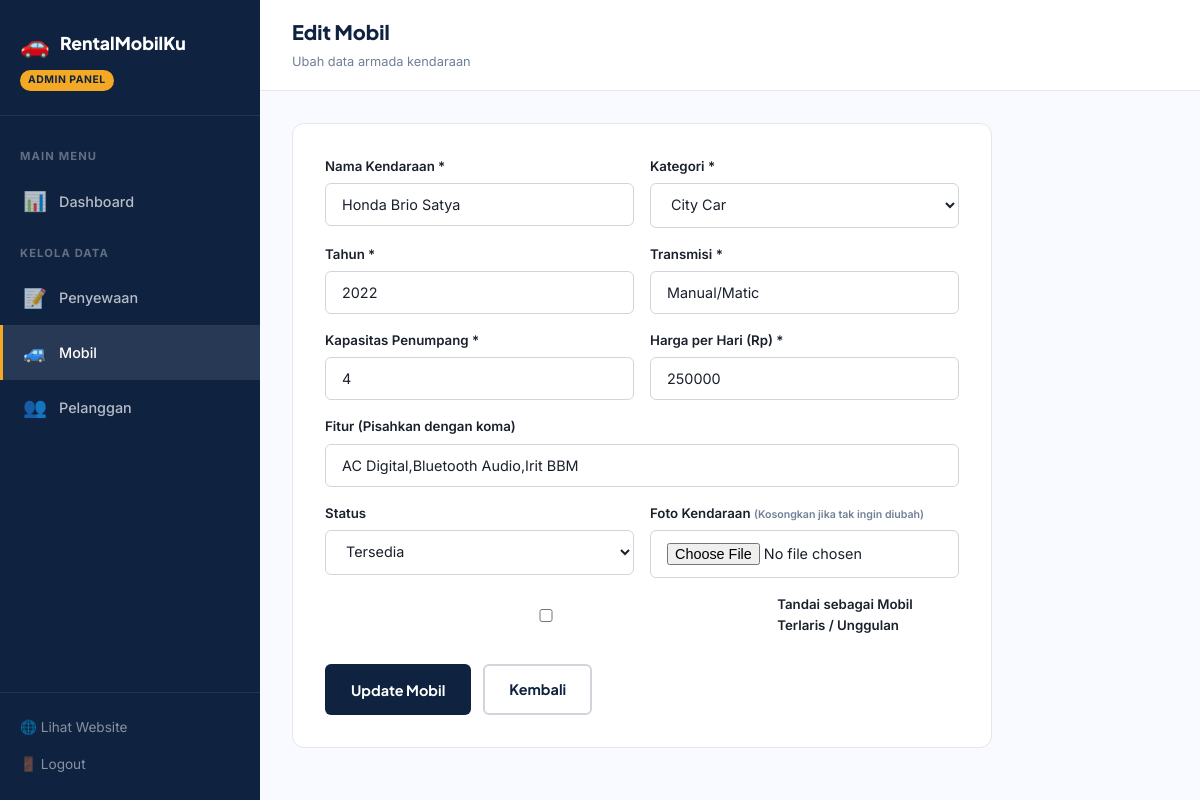
The page /mobiledit.php?id=1 (signed in) on the database its author committed.
### tables this page shows
CREATE TABLE IF NOT EXISTS `mobil` (
    `id` INT AUTO_INCREMENT PRIMARY KEY,
    `nama` VARCHAR(100) NOT NULL,
    `kategori` ENUM('city', 'mpv', 'suv', 'premium') NOT NULL,
    `tahun` YEAR NOT NULL,
    `transmisi` VARCHAR(50) NOT NULL,
    `kapasitas` INT NOT NULL DEFAULT 4,
    `fitur` TEXT,
    `harga_per_hari` INT NOT NULL,
    `emoji` VARCHAR(10) DEFAULT '🚗',
    `gambar` VARCHAR(255) DEFAULT NULL,
    `status` ENUM('tersedia', 'disewa', 'maintenance') DEFAULT 'tersedia',
    `is_featured` TINYINT(1) DEFAULT 0,
    `created_at` TIMESTAMP DEFAULT CURRENT_TIMESTAMP,
    `updated_at` TIMESTAMP DEFAULT CURRENT_TIMESTAMP ON UPDATE CURRENT_TIMESTAMP
);

### mobiledit.php (the view, shortened to what this page needs)
<?php
require_once '../config/koneksi.php';
$id = intval($_GET['id']);
$stmt = $conn->prepare("SELECT * FROM mobil WHERE id = ?");
$stmt->bind_param("i", $id);
$stmt->execute();
$mobil = $stmt->get_result()->fetch_assoc();
?>
<!DOCTYPE html>
<html lang="id">
<head>
    <link rel="stylesheet" href="assets/admin.css">
</head>
<body>
    <div class="admin-wrapper">
        <aside class="sidebar">
            <div class="sidebar-header">
                <a href="dashboard.php" class="sidebar-logo">
                    <span class="logo-emoji">🚗</span><span>RentalMobilKu</span>
                </a>
                <div class="sidebar-badge">ADMIN PANEL</div>
            </div>
            <nav class="sidebar-nav">
                <div class="nav-label">Main Menu</div>
                <a href="dashboard.php"><span class="nav-icon">📊</span> Dashboard</a>
                <div class="nav-label">Kelola Data</div>
                <a href="penyewaankelola.php"><span class="nav-icon">📝</span> Penyewaan</a>
                <a href="mobilkelola.php" class="active"><span class="nav-icon">🚙</span> Mobil</a>
                <a href="pelanggankelola.php"><span class="nav-icon">👥</span> Pelanggan</a>
            </nav>
            <div class="sidebar-footer">
                <a href="../" target="_blank">🌐 Lihat Website</a>
                <a href="logout.php">🚪 Logout</a>
            </div>
        </aside>
        <main class="main-content">
            <header class="topbar">
                <div class="topbar-left">
                    <div>
                        <h2 class="topbar-title">Edit Mobil</h2>
                        <span class="topbar-breadcrumb">Ubah data armada kendaraan</span>
                    </div>
                </div>
            </header>
            <div class="page-content">
                <div class="form-card">
                    <form action="" method="POST" enctype="multipart/form-data">
                        <div class="form-row">
                            <div class="form-group">
                                <label>Nama Kendaraan *</label>
                                <input type="text" name="nama" required value="<?php echo htmlspecialchars($mobil['nama']); ?>">
                            </div>
                            <div class="form-group">
                                <label>Kategori *</label>
                                <select name="kategori">
                                    <option value="city" <?php echo $mobil['kategori']=='city'?'selected':''; ?>>City Car</option>
                                </select>
                            </div>
                        </div>
                        <div class="form-row" style="margin-top:16px">
                            <div class="form-group">
                                <label>Tahun *</label>
                                <input type="number" name="tahun" required value="<?php echo htmlspecialchars($mobil['tahun']); ?>">
                            </div>
                            <div class="form-group">
                                <label>Transmisi *</label>
                                <input type="text" name="transmisi" required value="<?php echo htmlspecialchars($mobil['transmisi']); ?>">
                            </div>
                        </div>
                        <div class="form-row" style="margin-top:16px">
                            <div class="form-group">
                                <label>Kapasitas Penumpang *</label>
                                <input type="number" name="kapasitas" required value="<?php echo htmlspecialchars($mobil['kapasitas']); ?>">
                            </div>
                            <div class="form-group">
                                <label>Harga per Hari (Rp) *</label>
                                <input type="number" name="harga_per_hari" required value="<?php echo htmlspecialchars($mobil['harga_per_hari']); ?>">
                            </div>
                        </div>
                        <div class="form-group" style="margin-top:16px">
                            <label>Fitur (Pisahkan dengan koma)</label>
                            <input type="text" name="fitur" value="<?php echo htmlspecialchars($mobil['fitur']); ?>">
                        </div>
                        <div class="form-row" style="margin-top:16px">
                            <div class="form-group">
                                <label>Status</label>
                                <select name="status">
                                    <option value="tersedia" <?php echo $mobil['status']=='tersedia'?'selected':''; ?>>Tersedia</option>
                                </select>
                            </div>
                            <div class="form-group">
                                <label>Foto Kendaraan <span style="font-size:0.8em; color:#718096">(Kosongkan jika tak ingin diubah)</span></label>
                                <input type="file" name="gambar" accept="image/*">
                            </div>
                        </div>
                        <div class="form-group" style="margin-top:16px; flex-direction:row; align-items:center; gap:10px;">
                            <input type="checkbox" name="is_featured" id="is_featured" value="1" <?php echo $mobil['is_featured']==1?'checked':''; ?>>
                            <label for="is_featured" style="cursor:pointer">Tandai sebagai Mobil Terlaris / Unggulan</label>
                        </div>
                        <div class="form-actions">
                            <button type="submit" class="btn btn-primary">Update Mobil</button>
                            <a href="mobilkelola.php" class="btn btn-outline">Kembali</a>
                        </div>
                    </form>
                </div>
            </div>
        </main>
    </div>
</body>
</html>

### admin.css (style rules this page uses)
*, *::before, *::after { box-sizing: border-box; margin: 0; padding: 0; }
:root { --navy-deep: #0F2240; --navy: #1B3A6B; --blue-mid: #2A5298; --ice-blue: #E8F0FE; --off-white: #F8FAFF; --amber-gold: #F4A924; --amber-dark: #D4901A; --text-dark: #1A202C; --text-mid: #4A5568; --text-light: #718096; --white: #FFFFFF; --green: #10B981; --green-soft: #D1FAE5; --red: #EF4444; --red-soft: #FEE2E2; --yellow: #F59E0B; --yellow-soft: #FEF3C7; --blue-soft: #DBEAFE; --radius-sm: 6px; --radius-md: 12px; --radius-lg: 20px; --radius-xl: 32px; --shadow-sm: 0 2px 8px rgba(15,34,64,.08); --shadow-md: 0 8px 24px rgba(15,34,64,.12); --shadow-lg: 0 16px 48px rgba(15,34,64,.16); --transition: all .22s cubic-bezier(.4,0,.2,1); --sidebar-w: 260px; }
html { font-size: 16px; }
body { font-family: 'Inter', 'Plus Jakarta Sans', sans-serif; background: var(--off-white); color: var(--text-dark); line-height: 1.6; -webkit-font-smoothing: antialiased; }
a { color: inherit; text-decoration: none; }
.form-group { display: flex; flex-direction: column; gap: 6px; }
.form-group label { font-size: .83rem; font-weight: 600; color: var(--text-dark); }
.form-group input, .form-group textarea, .form-group select { padding: 12px 16px; border: 1.5px solid #D1D5DB; border-radius: var(--radius-sm); font-family: 'Inter', sans-serif; font-size: .9rem; color: var(--text-dark); background: var(--white); transition: border-color .2s, box-shadow .2s; width: 100%; }
.btn { display: inline-flex; align-items: center; justify-content: center; gap: 8px; font-family: 'Plus Jakarta Sans', sans-serif; font-weight: 700; border-radius: var(--radius-sm); padding: 12px 24px; font-size: .9rem; cursor: pointer; border: 2px solid transparent; transition: var(--transition); text-align: center; white-space: nowrap; }
.btn-primary { background: var(--navy-deep); color: var(--white); }
.btn-outline { background: transparent; color: var(--navy-deep); border-color: #D1D5DB; }
.admin-wrapper { display: flex; min-height: 100vh; }
.sidebar { width: var(--sidebar-w); background: var(--navy-deep); color: var(--white); display: flex; flex-direction: column; position: fixed; top: 0; left: 0; bottom: 0; z-index: 50; transition: transform .3s; }
.sidebar-header { padding: 24px 20px; border-bottom: 1px solid rgba(255,255,255,.08); }
.sidebar-logo { display: flex; align-items: center; gap: 10px; font-family: 'Plus Jakarta Sans', sans-serif; font-size: 1.1rem; font-weight: 800; color: var(--white); }
.sidebar-logo .logo-emoji { font-size: 1.5rem; }
.sidebar-badge { display: inline-block; background: var(--amber-gold); color: var(--navy-deep); font-size: .65rem; font-weight: 700; padding: 2px 8px; border-radius: 99px; margin-top: 8px; letter-spacing: .05em; }
.sidebar-nav { flex: 1; padding: 16px 0; overflow-y: auto; }
.sidebar-nav .nav-label { font-size: .7rem; font-weight: 700; letter-spacing: .1em; text-transform: uppercase; color: rgba(255,255,255,.35); padding: 16px 20px 8px; }
.sidebar-nav a { display: flex; align-items: center; gap: 12px; padding: 12px 20px; font-size: .9rem; font-weight: 500; color: rgba(255,255,255,.7); transition: var(--transition); border-left: 3px solid transparent; }
.sidebar-nav a.active { background: rgba(255,255,255,.1); color: var(--white); border-left-color: var(--amber-gold); }
.sidebar-nav a .nav-icon { font-size: 1.2rem; width: 24px; text-align: center; flex-shrink: 0; }
.sidebar-footer { padding: 16px 20px; border-top: 1px solid rgba(255,255,255,.08); }
.sidebar-footer a { display: flex; align-items: center; gap: 10px; font-size: .85rem; color: rgba(255,255,255,.5); padding: 8px 0; transition: var(--transition); }
.main-content { flex: 1; margin-left: var(--sidebar-w); min-height: 100vh; }
.topbar { background: var(--white); border-bottom: 1px solid #E5E7EB; padding: 16px 32px; display: flex; align-items: center; justify-content: space-between; position: sticky; top: 0; z-index: 40; }
.topbar-left { display: flex; align-items: center; gap: 16px; }
.topbar-title { font-family: 'Plus Jakarta Sans', sans-serif; font-size: 1.25rem; font-weight: 800; color: var(--navy-deep); }
.topbar-breadcrumb { font-size: .8rem; color: var(--text-light); }
.page-content { padding: 32px; }
.form-card { background: var(--white); border-radius: var(--radius-md); border: 1.5px solid #E5E7EB; padding: 32px; max-width: 700px; }
.form-card .form-row { display: grid; grid-template-columns: 1fr 1fr; gap: 16px; }
.form-card .form-actions { display: flex; gap: 12px; margin-top: 28px; }

### rows shown on the page
mobil: nama "Honda Brio Satya", kategori "City Car", tahun "2022", transmisi "Manual/Matic", kapasitas "4", harga_per_hari "250000", fitur "AC Digital,Bluetooth Audio,Irit BBM", status "Tersedia"
